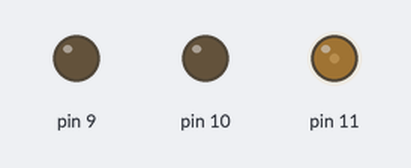
This sketch was run on a simulated Arduino Uno, built with avr-gcc and run on an emulated ATmega328P. Shown: output pins drawn as LEDs (lit = HIGH).

Above: at 0.05 s.
At 1.5 s:
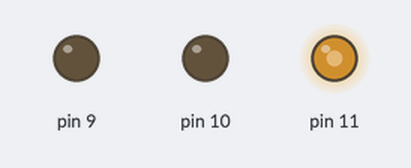
At 3.0 s:
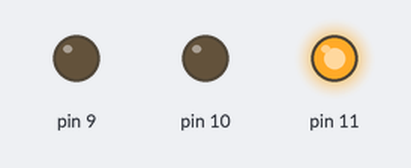
At 6.0 s:
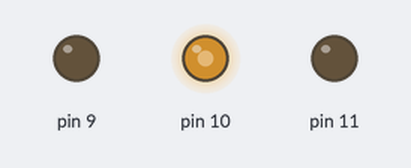
At 9.0 s:
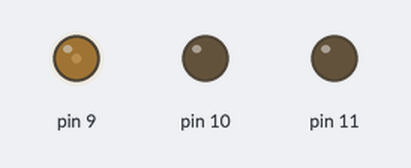
At 12.0 s:
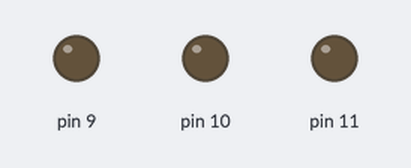
Timing chart, 0 to 15.6 s (numbered marks = the images above):
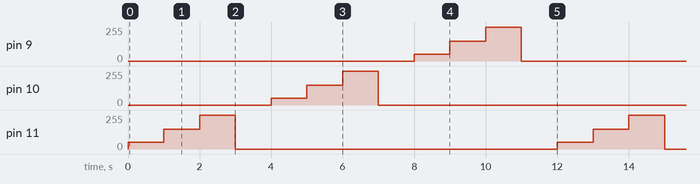

Measured:
- by itself, pin 9–11: repeats every 12.0 s: 150/255 1.0 s, 255/255 1.0 s, 0/255 9.0 s, 50/255 1.0 s

The sketch:

_11_2.ino
```cpp
void setup() {
  pinMode(11,OUTPUT); //빨간색 LED핀 출력으로 설정
  pinMode(10,OUTPUT); //녹색 LED핀 출력으로 설정
  pinMode(9,OUTPUT); //파란색 LED핀 출력으로 설정
}

void loop() {
  analogWrite(11,50); //빨간색 LED를 50만큼 켠다
  delay(1000);
  analogWrite(11,150); //빨간색 LED를 150만큼 켠다
  delay(1000);
  analogWrite(11,255); //빨간색 LED를 255만큼 켠다
  delay(1000);
  analogWrite(11,0); //빨간색 LED를 끈다
  delay(1000);
  analogWrite(10,50); //녹색 LED를 50만큼 켠다
  delay(1000);
  analogWrite(10,150); //녹색 LED를 150만큼 켠다
  delay(1000);
  analogWrite(10,255); //녹색 LED를 255만큼 켠다
  delay(1000);
  analogWrite(10,0); //녹색 LED를 끈다
  delay(1000);
  analogWrite(9,50); //파란색 LED를 50만큼 켠다
  delay(1000);
  analogWrite(9,150); //파란색 LED를 150만큼 켠다
  delay(1000);
  analogWrite(9,255); //파란색 LED를 255만큼 켠다
  delay(1000);
  analogWrite(9,0); //파란색 LED를 끈다
  delay(1000);
}
```
